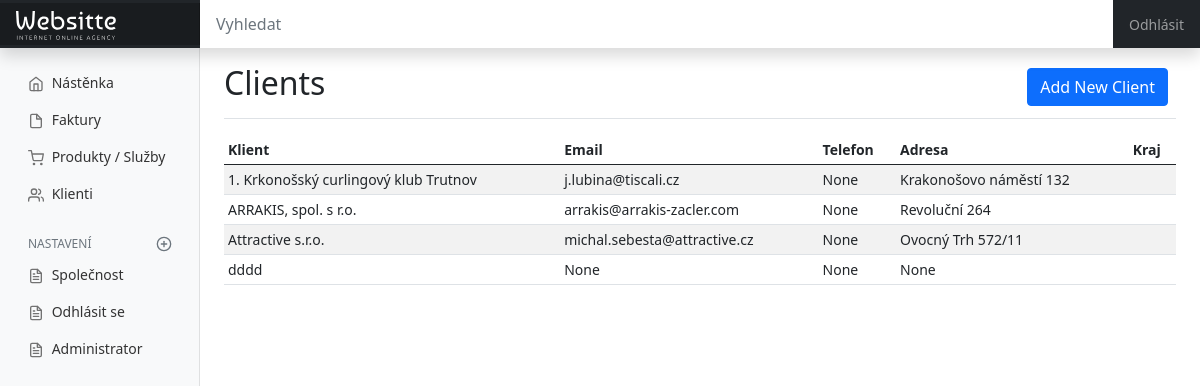
/invoice/clients (signed in), run on the app's committed database.
### invoice/models.py (models this page shows, shortened)
class Client(models.Model):
    PROVINCES = [
    ('Gauteng', 'Gauteng'),
    ('Free State', 'Free State'),
    ('Limpopo', 'Limpopo'),
    ]
    clientName = models.CharField(null=True, blank=True, max_length=200)
    addressLine1 = models.CharField(null=True, blank=True, max_length=200)
    clientLogo  = models.ImageField(default='default_logo.jpg', upload_to='company_logos')
    province = models.CharField(choices=PROVINCES, blank=True, max_length=100)
    postalCode = models.CharField(null=True, blank=True, max_length=10)
    phoneNumber = models.CharField(null=True, blank=True, max_length=100)
    emailAddress = models.CharField(null=True, blank=True, max_length=100)
    taxNumber = models.CharField(null=True, blank=True, max_length=100)
    dic = models.CharField(null=True, blank=True, max_length=100)
    uniqueId = models.CharField(null=True, blank=True, max_length=100)
    slug = models.SlugField(max_length=500, unique=True, blank=True, null=True)
    date_created = models.DateTimeField(blank=True, null=True)
    last_updated = models.DateTimeField(blank=True, null=True)

### invoice/views.py (the view, shortened to what this page needs)
# urls.py: path('clients',views.clients, name='clients'),
@login_required
def clients(request):
    context = {}
    clients = Client.objects.all()
    context['clients'] = clients
    if request.method == 'GET':
        form = ClientForm()
        context['form'] = form
        return render(request, 'invoice/clients.html', context)

### invoice/forms.py
class ClientForm(forms.ModelForm):
    class Meta:
        model = Client
        fields = ['clientName', 'clientLogo', 'addressLine1', 'province', 'postalCode', 'phoneNumber', 'emailAddress', 'taxNumber']

### templates/invoice/clients.html (shortened to what this page needs)
{% extends 'partials/base.html' %}
{% load static %}
{% load crispy_forms_tags %}
{% block css %}
<link href="{% static 'assets/css/bootstrap.min.css' %}" rel="stylesheet">
{% endblock %}
{% block main %}
  <div class="d-flex justify-content-between flex-wrap flex-md-nowrap align-items-center pt-3 pb-2 mb-3 border-bottom">
    <h1 class="h2">Clients</h1>
    <div class="btn-toolbar mb-2 mb-md-0">
      <div class="btn-group me-2">
        <button href="#addClientModal" type="button" class="btn btn-primary" data-bs-toggle="modal">Add New Client</button>
      </div>
    </div>
  </div>
  {% if clients|length > 0 %}
  <div class="table-responsive">
    <table class="table table-striped table-sm">
      <thead>
        <tr>
          <th scope="col">Klient</th>
          <th scope="col">Email</th>
          <th scope="col">Telefon</th>
          <th scope="col">Adresa</th>
          <th scope="col">Kraj</th>
        </tr>
      </thead>
      <tbody>
        {% for client in clients %}
      <tr>
        <td>{{client.clientName}}</td>
        <td>{{client.emailAddress}}</td>
        <td>{{client.phoneNumber}}</td>
        <td>{{client.addressLine1}}</td>
        <td>{{client.province}}</td>
      </tr>
        {% endfor %}
      </tbody>
    </table>
  </div>
  {% endif %}
{% endblock %}

### templates/partials/base.html (shortened to what this page needs)
{% load static %}
<!doctype html>
<html lang="en">
<head>
    <link href="{% static 'assets/css/bootstrap.min.css' %}" rel="stylesheet">
    <link href="{% static 'assets/css/dashboard.css' %}" rel="stylesheet">
    {% block css %}
    {% endblock %}
</head>
<body>
<header class="navbar navbar-dark sticky-top bg-dark flex-md-nowrap p-0 shadow">
    <a class="navbar-brand col-md-3 col-lg-2 me-0 px-3" href="#">
        <!DOCTYPE svg PUBLIC "-//W3C//DTD SVG 1.1//EN" "http://www.w3.org/Graphics/SVG/1.1/DTD/svg11.dtd">
    </a>
    <input class="form-control form-control-dark w-100" type="text" placeholder="Vyhledat" aria-label="Search">
    <div class="navbar-nav">
        <div class="nav-item text-nowrap">
            <a class="nav-link px-3" href="{% url 'logout' %}">Odhlásit</a>
        </div>
    </div>
</header>
<div class="container-fluid">
    <div class="row">
        <nav id="sidebarMenu" class="col-md-3 col-lg-2 d-md-block bg-light sidebar collapse">
            <div class="position-sticky pt-3">
                <ul class="nav flex-column">
                    <li class="nav-item">
                        <a class="nav-link" href="{% url 'dashboard' %}">
                            <span data-feather="home"></span>
                            Nástěnka
                        </a>
                    </li>
                    <li class="nav-item">
                        <a class="nav-link" href="{% url 'invoices' %}">
                            <span data-feather="file"></span>
                            Faktury
                        </a>
                    </li>
                    <li class="nav-item">
                        <a class="nav-link" href="{% url 'products' %}">
                            <span data-feather="shopping-cart"></span>
                            Produkty / Služby
                        </a>
                    </li>
                    <li class="nav-item">
                        <a class="nav-link" href="{% url 'clients' %}">
                            <span data-feather="users"></span>
                            Klienti
                        </a>
                    </li>
                </ul>
                <h6 class="sidebar-heading d-flex justify-content-between align-items-center px-3 mt-4 mb-1 text-muted">
                    <span>Nastavení</span>
                    <a class="link-secondary" href="#" aria-label="Add a new report">
                        <span data-feather="plus-circle"></span>
                    </a>
                </h6>
                <ul class="nav flex-column mb-2">
                    <li class="nav-item">
                        <a class="nav-link" href="{% url 'company-settings' %}">
                            <span data-feather="file-text"></span>
                            Společnost
                        </a>
                    </li>
                    <li class="nav-item">
                        <a class="nav-link" href="{% url 'logout' %}">
                            <span data-feather="file-text"></span>
                            Odhlásit se
                        </a>
                    </li>
                    <li class="nav-item">
                        <a class="nav-link" href="/admin/">
                            <span data-feather="file-text"></span>
                            Administrator
                        </a>
                    </li>
                </ul>
            </div>
        </nav>
        <main class="col-md-9 ms-sm-auto col-lg-10 px-md-4">
            {% block main %}
            {% endblock %}
        </main>
    </div>
</div>
</body>
</html>

### static/assets/css/dashboard.css (style rules this page uses)
body { font-size: .875rem !important; }
.feather { width: 16px; height: 16px; vertical-align: text-bottom; }
.sidebar { position: fixed; top: 0; bottom: 0; left: 0; z-index: 100; padding: 48px 0 0; box-shadow: inset -1px 0 0 rgba(0, 0, 0, .1); }
.sidebar .nav-link { font-weight: 500; color: #333; }
.sidebar .nav-link .feather { margin-right: 4px; color: #727272; }
.sidebar-heading { font-size: .75rem; text-transform: uppercase; }
.navbar-brand { padding-top: .75rem; padding-bottom: .75rem; font-size: 1rem; background-color: rgba(0, 0, 0, .25); box-shadow: inset -1px 0 0 rgba(0, 0, 0, .25); }
.navbar .form-control { padding: .75rem 1rem; border-width: 0; border-radius: 0; }
.form-control-dark { color: #fff; background-color: rgba(255, 255, 255, .1); border-color: rgba(255, 255, 255, .1); }

### data on the page
Client: clientName "1. Krkonošský curlingový klub Trutnov", emailAddress "j.lubina@tiscali.cz", phoneNumber "None", addressLine1 "Krakonošovo náměstí 132"
Client: clientName "ARRAKIS, spol. s r.o.", emailAddress "arrakis@arrakis-zacler.com", phoneNumber "None", addressLine1 "Revoluční 264"
Client: clientName "Attractive s.r.o.", emailAddress "michal.sebesta@attractive.cz", phoneNumber "None", addressLine1 "Ovocný Trh 572/11"
Client: clientName "dddd", emailAddress "None", phoneNumber "None", addressLine1 "None"
